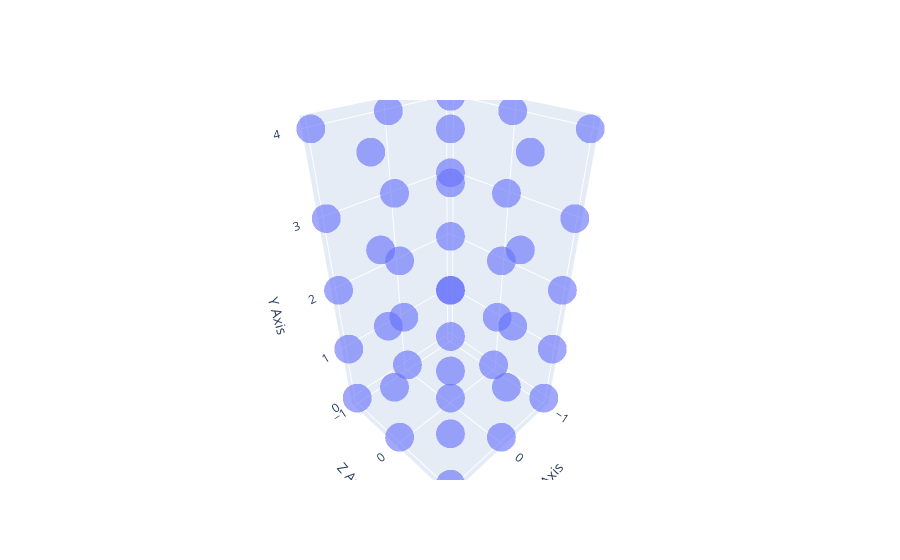

This figure's notebook cell:
### Code cell
# Pure
plot_3d_scatter(destroy_and_replace(2,5,"attack","destroy"))

### Figure 1 — Plotly figure (JSON) as saved in the notebook; plotly's stock layout.template omitted (floating-point values rounded to 4 significant figures)
{"data": [{"marker": {"opacity": 0.6, "size": 10}, "mode": "markers", "type": "scatter3d", "x": [-1, -1, -1, -1, -1, -1, 0, 0, 0, 0, 0, 0, 1, 1, 1, 1, 1, 1, -1, 1, -1, 1, -1, 1, -1, 1, -1, 1, -1, 1, -1, 1, -1, 1, -1, 1, 0, 0, 0, 0, 0, 0], "y": [-1, -1, 0, 0, 1, 1, -1, -1, 0, 0, 1, 1, -1, -1, 0, 0, 1, 1, -1, -1, 0, 0, 1, 1, -1, -1, 0, 0, 1, 1, -1, -1, 0, 0, 1, 1, -1, 1, -1, 1, -1, 1], "z": [0, 4, 0, 4, 0, 4, 0, 4, 0, 4, 0, 4, 0, 4, 0, 4, 0, 4, 1, 1, 1, 1, 1, 1, 2, 2, 2, 2, 2, 2, 3, 3, 3, 3, 3, 3, 1, 1, 2, 2, 3, 3]}], "layout": {"scene": {"xaxis": {"tickmode": "array", "tickvals": [-1, 0, 1], "title": {"text": "X Axis"}}, "yaxis": {"tickmode": "array", "tickvals": [-1, 0, 1], "title": {"text": "Z Axis"}}, "zaxis": {"tickmode": "array", "tickvals": [0, 1, 2, 3, 4], "title": {"text": "Y Axis"}}}}}
